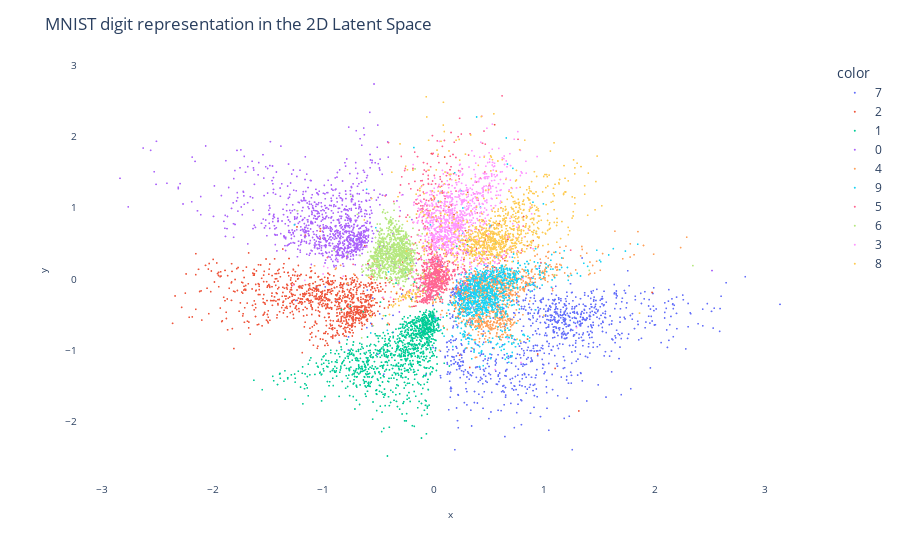

The notebook cell this image was saved under:
### Markdown cell above
Let's visualize the latent space:

### Code cell
visualize_latent_space(encoder, X_test, y_test)

### Figure 1 — Plotly figure (JSON) as saved in the notebook; plotly's stock layout.template omitted (floating-point values rounded to 4 significant figures; data arrays with more than 128 entries replaced by an {"elided": "..."} marker saying what was removed)
{"data": [{"hovertemplate": "color=7<br>x=%{x}<br>y=%{y}<extra></extra>", "legendgroup": "7", "marker": {"color": "#636efa", "opacity": 1, "size": 2, "symbol": "circle"}, "mode": "markers", "name": "7", "showlegend": true, "type": "scattergl", "x": {"elided": "1028 float values"}, "xaxis": "x", "y": {"elided": "1028 float values"}, "yaxis": "y"}, {"hovertemplate": "color=2<br>x=%{x}<br>y=%{y}<extra></extra>", "legendgroup": "2", "marker": {"color": "#EF553B", "opacity": 1, "size": 2, "symbol": "circle"}, "mode": "markers", "name": "2", "showlegend": true, "type": "scattergl", "x": {"elided": "1032 float values"}, "xaxis": "x", "y": {"elided": "1032 float values"}, "yaxis": "y"}, {"hovertemplate": "color=1<br>x=%{x}<br>y=%{y}<extra></extra>", "legendgroup": "1", "marker": {"color": "#00cc96", "opacity": 1, "size": 2, "symbol": "circle"}, "mode": "markers", "name": "1", "showlegend": true, "type": "scattergl", "x": {"elided": "1135 float values"}, "xaxis": "x", "y": {"elided": "1135 float values"}, "yaxis": "y"}, {"hovertemplate": "color=0<br>x=%{x}<br>y=%{y}<extra></extra>", "legendgroup": "0", "marker": {"color": "#ab63fa", "opacity": 1, "size": 2, "symbol": "circle"}, "mode": "markers", "name": "0", "showlegend": true, "type": "scattergl", "x": {"elided": "980 float values"}, "xaxis": "x", "y": {"elided": "980 float values"}, "yaxis": "y"}, {"hovertemplate": "color=4<br>x=%{x}<br>y=%{y}<extra></extra>", "legendgroup": "4", "marker": {"color": "#FFA15A", "opacity": 1, "size": 2, "symbol": "circle"}, "mode": "markers", "name": "4", "showlegend": true, "type": "scattergl", "x": {"elided": "982 float values"}, "xaxis": "x", "y": {"elided": "982 float values"}, "yaxis": "y"}, {"hovertemplate": "color=9<br>x=%{x}<br>y=%{y}<extra></extra>", "legendgroup": "9", "marker": {"color": "#19d3f3", "opacity": 1, "size": 2, "symbol": "circle"}, "mode": "markers", "name": "9", "showlegend": true, "type": "scattergl", "x": {"elided": "1009 float values"}, "xaxis": "x", "y": {"elided": "1009 float values"}, "yaxis": "y"}, {"hovertemplate": "color=5<br>x=%{x}<br>y=%{y}<extra></extra>", "legendgroup": "5", "marker": {"color": "#FF6692", "opacity": 1, "size": 2, "symbol": "circle"}, "mode": "markers", "name": "5", "showlegend": true, "type": "scattergl", "x": {"elided": "892 float values"}, "xaxis": "x", "y": {"elided": "892 float values"}, "yaxis": "y"}, {"hovertemplate": "color=6<br>x=%{x}<br>y=%{y}<extra></extra>", "legendgroup": "6", "marker": {"color": "#B6E880", "opacity": 1, "size": 2, "symbol": "circle"}, "mode": "markers", "name": "6", "showlegend": true, "type": "scattergl", "x": {"elided": "958 float values"}, "xaxis": "x", "y": {"elided": "958 float values"}, "yaxis": "y"}, {"hovertemplate": "color=3<br>x=%{x}<br>y=%{y}<extra></extra>", "legendgroup": "3", "marker": {"color": "#FF97FF", "opacity": 1, "size": 2, "symbol": "circle"}, "mode": "markers", "name": "3", "showlegend": true, "type": "scattergl", "x": {"elided": "1010 float values"}, "xaxis": "x", "y": {"elided": "1010 float values"}, "yaxis": "y"}, {"hovertemplate": "color=8<br>x=%{x}<br>y=%{y}<extra></extra>", "legendgroup": "8", "marker": {"color": "#FECB52", "opacity": 1, "size": 2, "symbol": "circle"}, "mode": "markers", "name": "8", "showlegend": true, "type": "scattergl", "x": {"elided": "974 float values"}, "xaxis": "x", "y": {"elided": "974 float values"}, "yaxis": "y"}], "layout": {"legend": {"title": {"text": "color"}, "tracegroupgap": 0}, "margin": {"t": 60}, "plot_bgcolor": "white", "title": {"text": "MNIST digit representation in the 2D Latent Space"}, "xaxis": {"anchor": "y", "domain": [0, 1], "gridcolor": "white", "gridwidth": 1, "linecolor": "white", "linewidth": 1, "showgrid": true, "showline": true, "tickfont": {"size": 10}, "title": {"font": {"size": 10}, "text": "x"}, "zeroline": true, "zerolinecolor": "white", "zerolinewidth": 1}, "yaxis": {"anchor": "x", "domain": [0, 1], "gridcolor": "white", "gridwidth": 1, "linecolor": "white", "linewidth": 1, "showgrid": true, "showline": true, "tickfont": {"size": 10}, "title": {"font": {"size": 10}, "text": "y"}, "zeroline": true, "zerolinecolor": "white", "zerolinewidth": 1}}}
